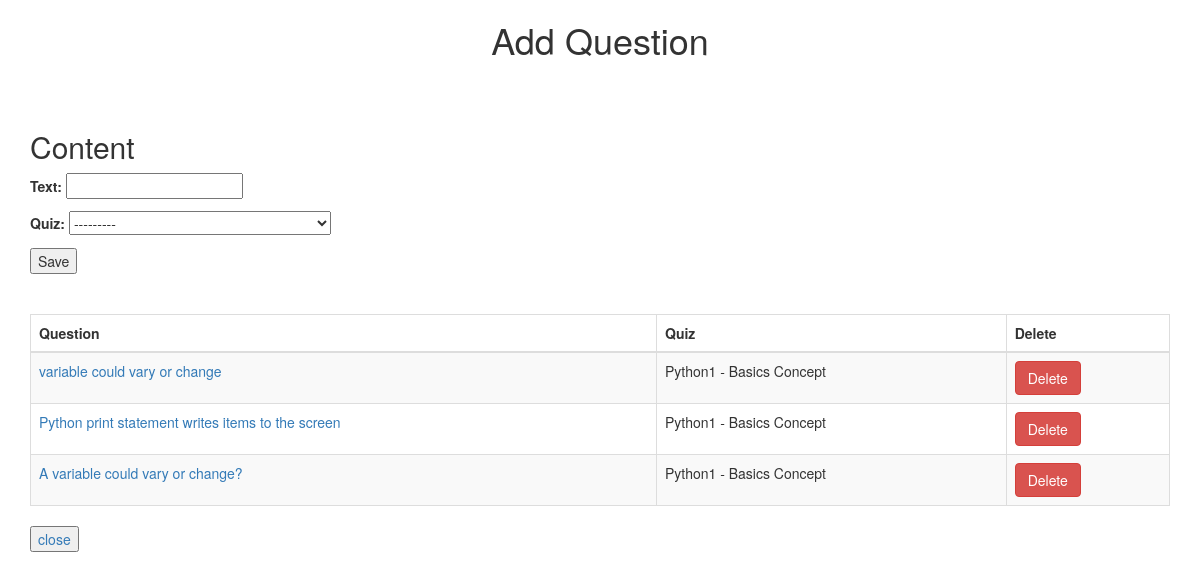
Page /add_question/ (signed in) on the earlier database version.
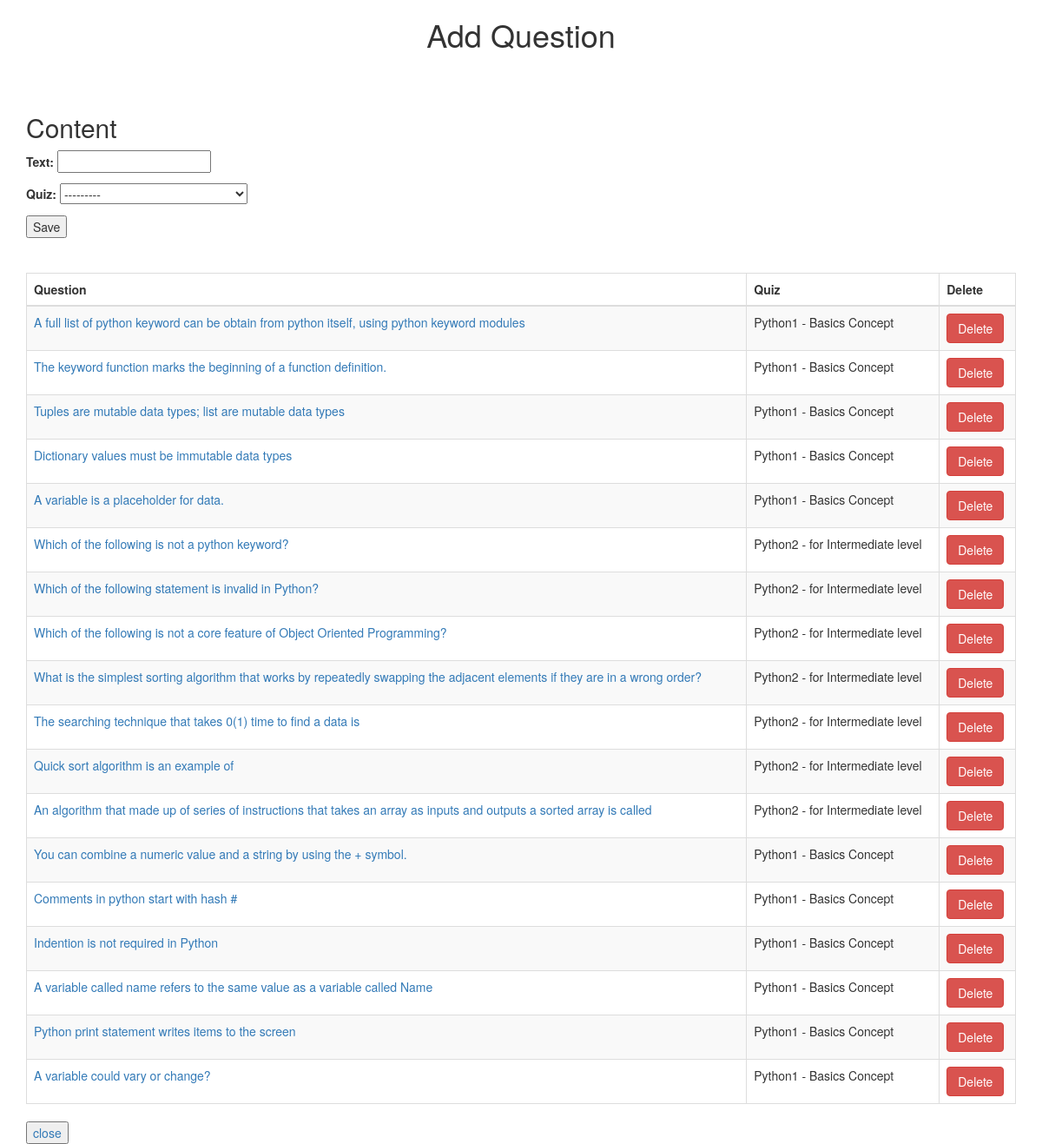
Same page on the later database version.
### questions/models.py (models this page shows, shortened)
class Question(models.Model):
	text = models.CharField(max_length=200)
	quiz = models.ForeignKey(Quiz, on_delete = models.CASCADE)
	created = models.DateTimeField(auto_now_add = True)

### quizez/models.py (models this page shows, shortened)
class Quiz(models.Model):
    name = models.CharField(max_length=200)
    topic = models.CharField(max_length=200)
    number_of_questions = models.IntegerField()
    time = models.IntegerField(help_text="Duration of quiz in minutes")
    required_score_to_pass = models.IntegerField(
        help_text="Required Score to pass")
    difficulty = models.CharField(
        max_length=12, choices=DIFF_CHOICES, default="Select")
    def __str__(self):
        return f"{self.name} - {self.topic}"
    class Meta:
        verbose_name_plural = 'Quizes'

### quizez/views.py (the view)
# urls.py: path('add_question/', views.add_question, name='add_question'),
@login_required
def add_question(request):
    questions = Question.objects.all()
    questions = Question.objects.filter().order_by('-id')
    if request.method == "POST":
        form = QuestionForm(request.POST)
        if form.is_valid():
            form.save()
            return render(request, "quizez/add_question.html")
    else:
        form = QuestionForm()
    return render(request, "quizez/add_question.html", {'form': form, 'questions': questions})

### quizez/forms.py
class QuestionForm(forms.ModelForm):
    class Meta:
        model = Question
        fields = ('text', 'quiz')

### quizez/templates/quizez/add_question.html (shortened to what this page needs)
<!DOCTYPE html>
<html lang="en">
<head>
  <link rel="stylesheet" href="https://maxcdn.bootstrapcdn.com/bootstrap/3.4.1/css/bootstrap.min.css">
  <h1 class="text-center"> {% block title %} Add Question {% endblock %}</h1>
  {% block body %}
  <br>
  <br>
  <div class="container mt-4">
    <form action="/add_question/" method="POST"> {% csrf_token %}
      <h2>Content</h2>
      {{ form.as_p }}
      <button type="submit">Save</button>
    </form>
</head>
<br>
<table class="table">
  <table id="dtVerticalScrollExample" class="table table-striped table-bordered table-sm" cellspacing="0" width="100%">
    <thead>
      <tr>
        <th>Question</th>
        <th>Quiz</th>
        <th>Delete</th>
      </tr>
    </thead>
    {% for question in questions %}
    <tr>
      <td><a href="/add_options/{{question.id}}/">{{question.text}}</a></td>
      <td>{{question.quiz}}</td>
      <td><a href="/delete_question/{{question.id}}/" class="btn btn-danger">Delete</a></td>
    </tr>
    {% endfor %}
  </table>
  <div> <button><a href="/main">close</a></button></div>
  {% endblock %}

Differences in the rows shown:
added Question: text "A full list of python keyword can be obtain from python itself, using python keyword modules", quiz "Python1 - Basics Concept"
added Question: text "The keyword function marks the beginning of a function definition.", quiz "Python1 - Basics Concept"
added Question: text "Tuples are mutable data types; list are mutable data types", quiz "Python1 - Basics Concept"
added Question: text "Dictionary values must be immutable data types", quiz "Python1 - Basics Concept"
added Question: text "A variable is a placeholder for data.", quiz "Python1 - Basics Concept"
added Question: text "Which of the following is not a python keyword?", quiz "Python2 - for Intermediate level"
added Question: text "Which of the following statement is invalid in Python?", quiz "Python2 - for Intermediate level"
added Question: text "Which of the following is not a core feature of Object Oriented Programming?", quiz "Python2 - for Intermediate level"
added Question: text "What is the simplest sorting algorithm that works by repeatedly swapping the adjacent elements if they are in a wrong order?", quiz "Python2 - for Intermediate level"
added Question: text "The searching technique that takes 0(1) time to find a data is", quiz "Python2 - for Intermediate level"
added Question: text "Quick sort algorithm is an example of", quiz "Python2 - for Intermediate level"
added Question: text "An algorithm that made up of series of instructions that takes an array as inputs and outputs a sorted array is called", quiz "Python2 - for Intermediate level"
added Question: text "You can combine a numeric value and a string by using the + symbol.", quiz "Python1 - Basics Concept"
added Question: text "Comments in python start with hash #", quiz "Python1 - Basics Concept"
added Question: text "Indention is not required in Python", quiz "Python1 - Basics Concept"
changed Question: text "variable could vary or change" → "A variable called name refers to the same value as a variable called Name"
